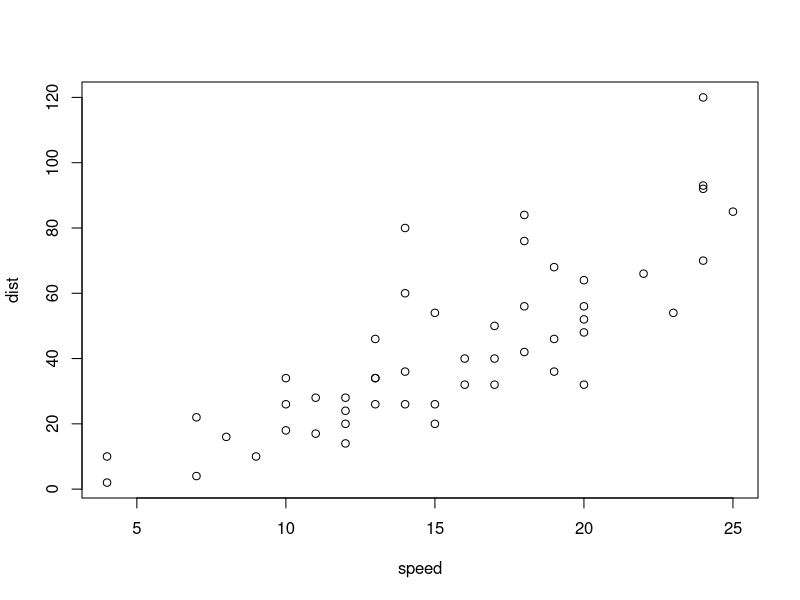
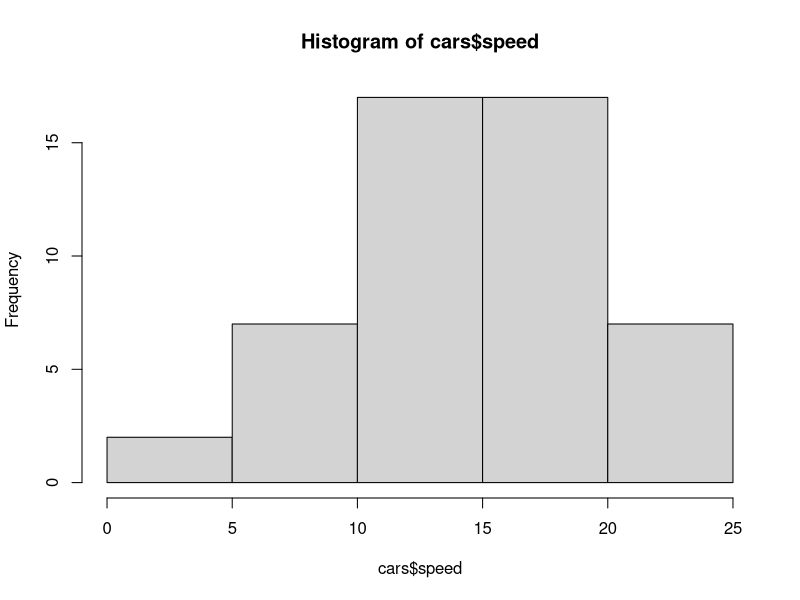
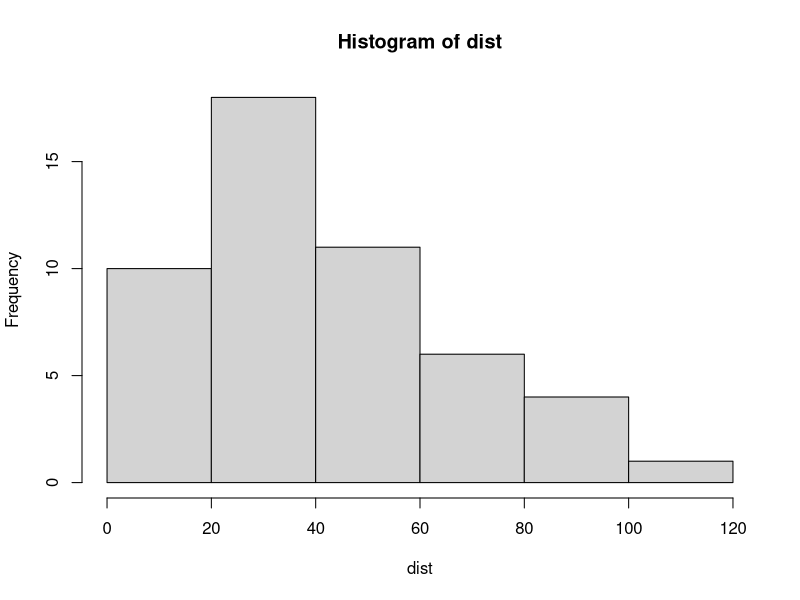

Recreate these plots in R, in order.
my_age <- 21
your_age <- 65
sum(my_age,your_age)
my_cars <- cars

plot(cars)
hist(cars$speed)
attach(cars)
hist(dist)
summary(cars)

class(cars)
class(cars$speed)
length(cars$speed)
unique(cars$speed)
head(cars)
tail(cars)
subset <- cars[3:6 , 1:2]

?median

median(cars$dist)

new_data <- c(2,4,6,3,NA,9)
median(new_data, na.rm = TRUE) #comment
